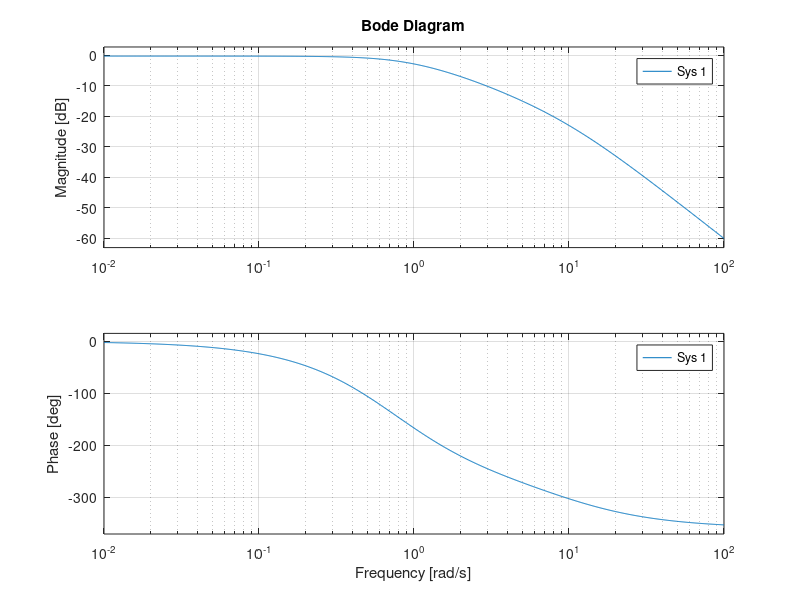
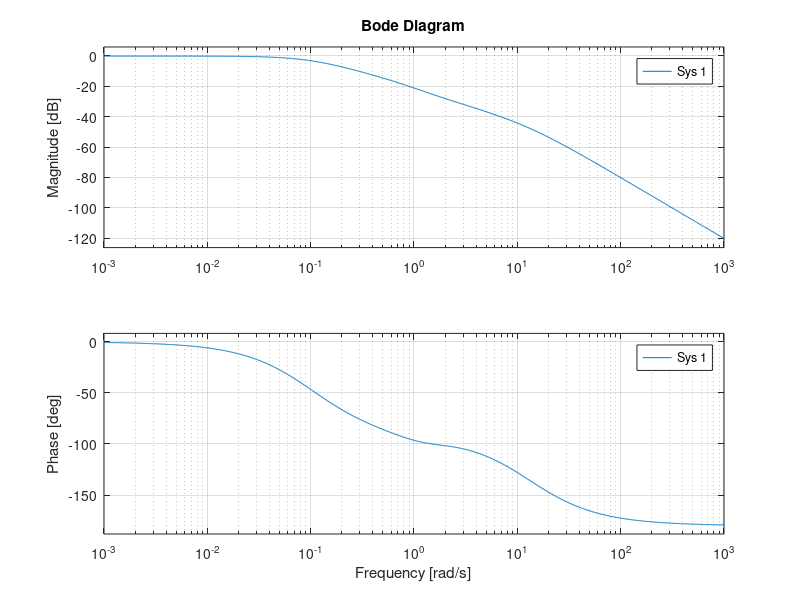
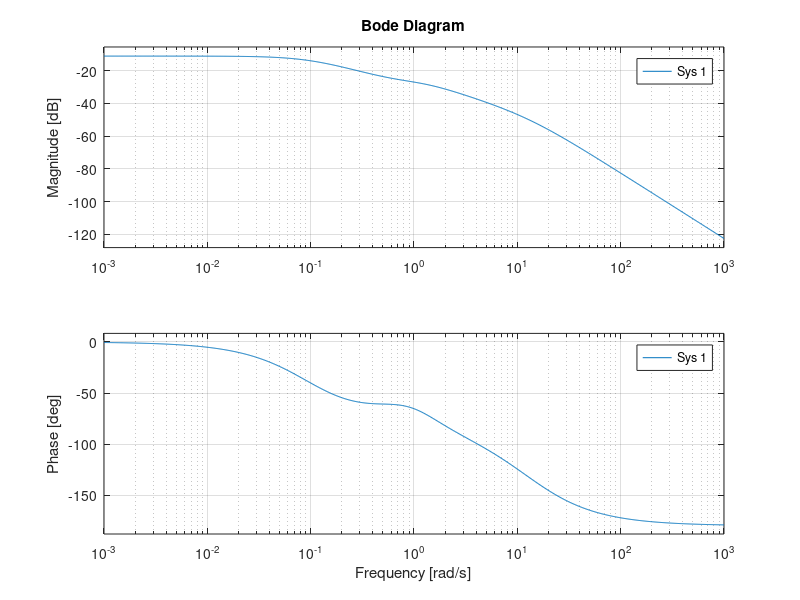

Recreate these plots in MATLAB, in order.
% Lateral aerodynamic coefficients
Y_beta_over_V = -1;
Y_p_over_V = 0.75;
Y_r_over_V = -0.50;
g = 9.81;
g_over_V = 0.05;
Y_A_over_V = 0.5;
Y_R_over_V = -1;
L_beta = 0.1;
L_p = 0.1;
L_r = 0.1;
L_A = 0.25;
L_R = 1;
N_beta = 0.25;
N_p = 0.25;
N_r = -0.25;
N_A = 0.25;
N_R = 0.75;

% Longitudinal aerodynamic coefficients
X_u = -0.1;
g = 9.81;
Z_u_over_V = -0.1;
Z_a_over_V = -0.1;
M_q = -0.5;
M_u = -0.05;
M_lambda = -5;
X_E = -1;
M_E = -10;
X_lambda = -14;
Z_E_over_V = -0.1;
Z_lambda_over_V = -1;


% State variables, this is an LTI system
A = [X_u, X_lambda, 0, -g, 0, 0, 0, 0, 0;
     Z_u_over_V, Z_lambda_over_V, 1, 0, 0, 0, 0, 0, 0;
     M_u, M_lambda, M_q, 0, 0, 0, 0, 0, 0;
     0, 0, 1, 0, 0, 0, 0, 0, 0;
     0, 0, 0, 0, Y_beta_over_V, Y_p_over_V, (Y_r_over_V-1), g_over_V, 0;
     0, 0, 0, 0, L_beta, L_p, L_r, 0, 0;
     0, 0, 0, 0, N_beta, N_p, N_r, 0, 0;
     0, 0, 0, 0, 0, 1, 0, 0, 0;
     0, 0, 0, 0, 0, 0, 1, 0, 0];

B = [1, 0, 0;
     1, 0, 0;
     M_E, 0, 0;
     0, 0, 0;
     0, Y_A_over_V, Y_R_over_V;
     0, L_A, L_R;
     0, N_A, N_R;
     0, 0, 0;
     0, 0, 0];

C = [0, 0, 0, 1, 0, 0, 0, 0, 0;
     0, 0, 0, 0, 0, 0, 0, 1, 0;
     0, 0, 0, 0, 0, 0, 0, 0, 1];

D = 0;


% Linear Quadratic Regulator Design
open_loop_sys = ss(A, B, C, D);

Ql = [1, 0, 0, 0, 0, 0, 0, 0, 0;
      0, 1, 0, 0, 0, 0, 0, 0, 0;
      0, 0, 135, 0, 0, 0, 0, 0, 0;
      0, 0, 0, 1, 0, 0, 0, 0, 0;
      0, 0, 0, 0, 1, 0, 0, 0, 0;
      0, 0, 0, 0, 0, 100, 0, 0, 0;
      0, 0, 0, 0, 0, 0, 100, 0, 0;
      0, 0, 0, 0, 0, 0, 0, 1, 0;
      0, 0, 0, 0, 0, 0, 0, 0, 1];

Rl = [125, 0, 0;
      0, 1, 0;
      0, 0, 1];

[K, P, eigen_values] = lqr(open_loop_sys, Ql, Rl)

is_pd = issymmetric(P) & det(P) > 0;


% Closed loop system analysis lqr controller
if is_pd
    
    % Defining closed loop system
    lqr_closed_loop_sys = ss(A-B*K, B, C, D, 'InputName', {'Elevator', 'Aileron', 'Rubber'}, 'OutputName', {'Pitch', 'Yaw', 'Roll'});
    T = tf(lqr_closed_loop_sys);

   %%%%%%%%%% Pitch Analysis %%%%%%%%%%
    figure(1)
    subplot(1, 3, 1)
    impulse(T(1, 1))
    
    subplot(1, 3, 2)
    step(T(1, 1))
    
    subplot(1, 3, 3)
    bode(T(1, 1))
    [gm_pitch_input_elevator, pm_pitch_input_elevator] = margin(T(1, 1));
    
    %%%%%%%%%% Yaw Analysis %%%%%%%%%%
    figure(2)
    subplot(3, 2, 1)
    impulse(T(2, 2))
    subplot(3, 2, 2)
    impulse(T(2, 3))
    
    subplot(3, 2, 3)
    step(T(2, 2))
    subplot(3, 2, 4)
    step(T(2, 3))
    
    subplot(3, 2, 5)
    bode(T(2, 2))
    [gm_yaw_input_aileron, pm_yaw_input_aileron] = margin(T(2, 2));
    subplot(3, 2, 6)
    bode(T(2, 3))
    [gm_yaw_input_rubber, pm_yaw_input_rubber] = margin(T(2, 3));
      
    %%%%%%%%%% Roll Analysis %%%%%%%%%%
    figure(3)
    subplot(3, 2, 1)
    impulse(T(3, 2))
    subplot(3, 2, 2)
    impulse(T(3, 3))
    
    subplot(3, 2, 3)
    step(T(3, 2))
    subplot(3, 2, 4)
    step(T(3, 3))
    
    subplot(3, 2, 5)
    bode(T(3, 2))
    [gm_roll_input_aileron, pm_roll_input_aileron] = margin(T(3, 2));
    subplot(3, 2, 6)
    bode(T(3, 3))
    [gm_roll_input_rubber, pm_roll_input_rubber] = margin(T(3, 3));

end






